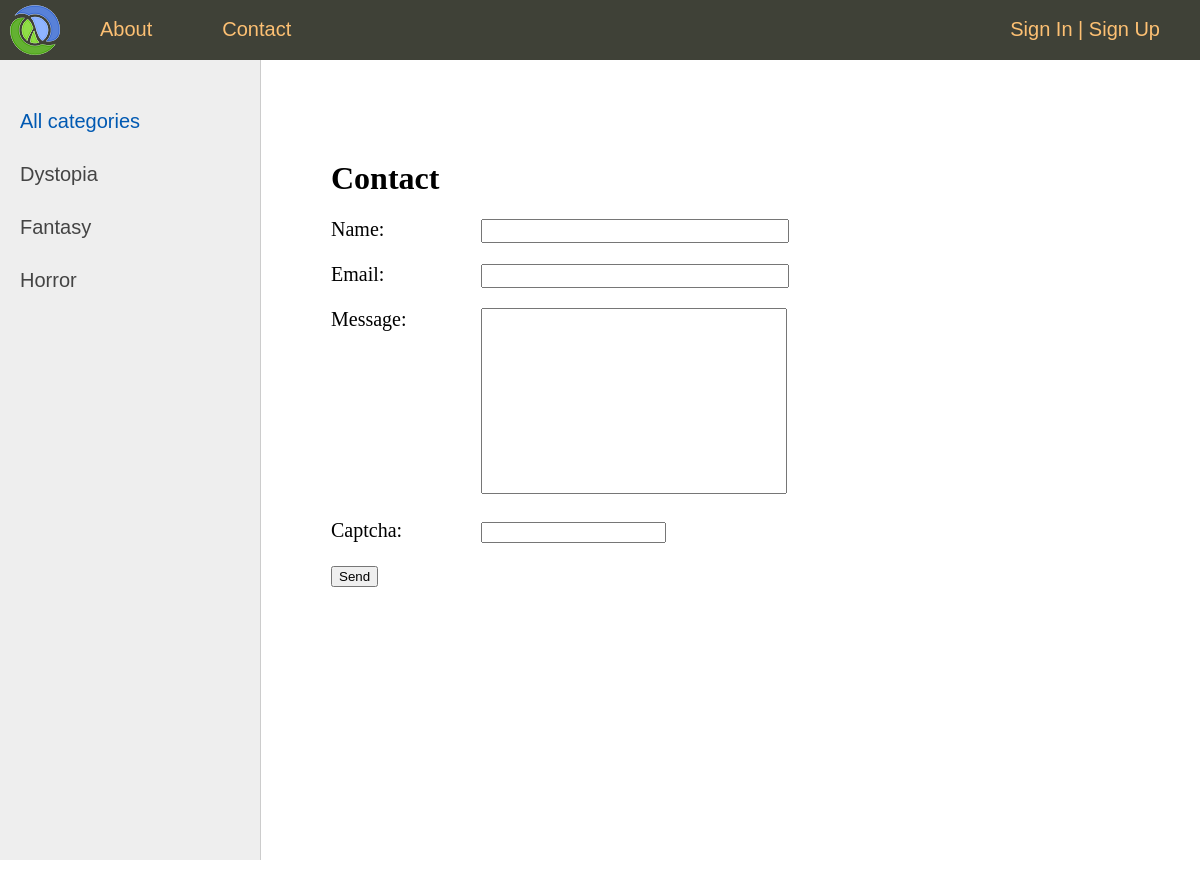
Page /contact/ on the committed database.
### books/models.py (models this page shows, shortened)
class Category(models.Model):
    name = models.CharField(max_length=100, db_index=True, verbose_name='Category')
    slug = models.SlugField(max_length=255, unique=True, db_index=True, verbose_name='URL')
    def get_absolute_url(self):
        return reverse('category', kwargs={'cat_slug': self.slug})
    class Meta:
        verbose_name = 'Category'
        verbose_name_plural = 'Categories'
        ordering = ['id']

### books/views.py (the view, shortened to what this page needs)
# urls.py: path('contact/', ContactFormView.as_view(), name='contact'),
class ContactFormView(SuccessMessageMixin, DataMixin, FormView):
    form_class = ContactForm
    template_name = 'books/contact.html'
    success_url = reverse_lazy('contact')
    def get_context_data(self, *, object_list=None, **kwargs):
        context = super().get_context_data(**kwargs)
        c_def = self.get_user_context(title='Contact')
        return dict(list(context.items()) + list(c_def.items()))

### books/forms.py
class ContactForm(forms.Form):
    name = forms.CharField(label='Name', widget=forms.TextInput(attrs={'class': 'form-input'}), max_length=255)
    email = forms.EmailField(label='Email', widget=forms.EmailInput(attrs={'class': 'form-input'}))
    message = forms.CharField(widget=forms.Textarea(attrs={'cols': 60, 'rows': 10, 'style':'resize:none', 'class': 'form-input'}))
    captcha = CaptchaField()

### books/templatetags/books_tags.py (called while the page is built)
@register.simple_tag(name='getcats')
def get_categories(filter=None):
    if not filter:
        return Category.objects.all()
    else:
        return Category.objects.filter(pk=filter)

@register.inclusion_tag('books/list_categories.html')
def show_categories(sort=None, cat_selected=0):
    if not sort:
        categories = Category.objects.all()
    else:
        categories = Category.objects.order_by(sort)
    return {'categories': categories, 'cat_selected': cat_selected}

### books/utils.py (called while the page is built)
    def get_user_context(self, **kwargs):
        context = kwargs
        cats = cache.get('cats')
        if not cats:
            cats = Category.objects.annotate(Count('books'))
            cache.set('cats', cats, 60)
        user_menu = menu.copy()
        if not self.request.user.is_authenticated:
            user_menu.pop(1)
        context['menu'] = user_menu
        context['cats'] = cats
        if 'cat_selected' not in context:
            context['cat_selected'] = 0
        return context

### books/templates/books/contact.html (shortened to what this page needs)
{% extends 'books/base.html' %}
{% block content %}
<h1>{{title}}</h1>
<form method="post">
    {% for f in form %}
    <p><label class="form-label" for="{{ f.id_for_label }}">{{ f.label }}: </label>{{ f }}</p>
    {% endfor %}
    <button type="submit">Send</button>
</form>
{% endblock %}

### books/templates/books/base.html (shortened to what this page needs)
{% load static %}
{% load books_tags %}
<!DOCTYPE html>
<html>
<head>
	<link type="text/css" href="{% static 'books/css/styles.css' %}" rel="stylesheet" />
</head>
<body>
	<table class="table-page" border=0 cellpadding="0" cellspacing="0">
		<tr>
			<td valign=top>
				{% block mainmenu %}
				<div class="header">
					<ul id="mainmenu" class="mainmenu">
						<li class="logo"><a href="{% url 'home' %}"><div class="logo"></div></a></li>
						{% for m in menu %}
						<li><a href="{% url m.url_name %}">{{m.title}}</a></li>
						{% endfor %}
						{% if request.user.is_authenticated %}
						<li class="last">
							{{ user.username }} | <a href="{% url 'sign_out' %}">Sign Out</a>
						</li>
						{% else %}
						<li class="last">
							<a href="{% url 'sign_in' %}">Sign In</a> | <a href="{% url 'sign_up' %}">Sign Up</a>
						</li>
						{% endif %}
					</ul>
				</div>
				{% endblock mainmenu %}
				<table class="table-content" border=0 cellpadding="0" cellspacing="0">
					<tr>
						<td valign="top" class="left-chapters">
							<ul id="leftchapters">
								{% if cat_selected == 0 %}
								<li class="selected">All categories</li>
								{% else %}
								<li><a href="{% url 'home' %}">All categories</a></li>
								{% endif %}
								{% for cat in cats %}
									{% if cat.books__count > 0 %}
										{% if cat.pk == cat_selected %}
										<li class="selected">{{cat.name}}</li>
										{% else %}
										<li><a href="{{ cat.get_absolute_url }}">{{cat.name}}</a></li>
										{% endif %}
									{% endif %}
								{% endfor %}
							</ul>
						</td>
						<td valign="top" class="content">
							<div class="content-text">
								{% block content %}
								{% endblock %}
							</div>
						</td>
					</tr>
				</table>
			</td>
		</tr>
	</table>
</body>
</html>

### books/static/books/css/styles.css (style rules this page uses)
html, body { font-family: 'Arial'; margin: 0; padding: 0; height: 100%; width: 100%; color: #444; }
a { color: #0059b2; text-decoration: none; }
.table-page { width: 100%; height: 100%; vertical-align: top; }
.table-page tr { height: 100%; }
.header { background: #3F4137; height: 60px; }
.logo { background: url('../images/logo.png') no-repeat 10px 5px; width: 70px; height: 60px; }
ul.mainmenu { list-style: none; margin: 0; padding: 0; height: 60px; color: #fdc073; font-size: 20px; overflow: hidden; }
ul.mainmenu li { float: left; margin: 18px 40px 0 30px; }
ul.mainmenu li.logo { margin: 0; }
ul.mainmenu li.last { float: right; }
ul.mainmenu li a { color: #fdc073; text-decoration: none; }
.table-content { width: 100%; min-height: 100%; height: 100%; }
.left-chapters { margin: 0; background: #eee; border-right: 1px solid #ccc; min-height: 100%; }
.left-chapters ul { width: 230px; min-height: 100%; margin: 0; padding: 20px 10px 10px 20px; list-style: none; font-size: 20px; }
.left-chapters ul li { margin: 30px 0 0 0; color: #999; }
.left-chapters ul li.selected { color: #0059b2; }
.left-chapters ul li a { color: #444; text-decoration: none; }
.content { padding: 40px 20px 20px 40px; width: 100%; box-sizing: border-box; }
.content-text { margin: 60px 0 0 30px; color: #000; font-size: 20px; font-family: Yandex Sans Display Light; }
.content-text h1 { font-size: 32px; }
.form-input { width: 300px; font-size: 16px; }
.form-label { display: inline-block; min-width: 150px; vertical-align: top; }

### rows in the picture
Category: name "Dystopia"
Category: name "Fantasy"
Category: name "Horror"

### other values in the picture
{{ m.title }} "About" "Contact"
{{ title }} "Contact"
{{ f.label }} "Name" "Email" "Message" "Captcha"
